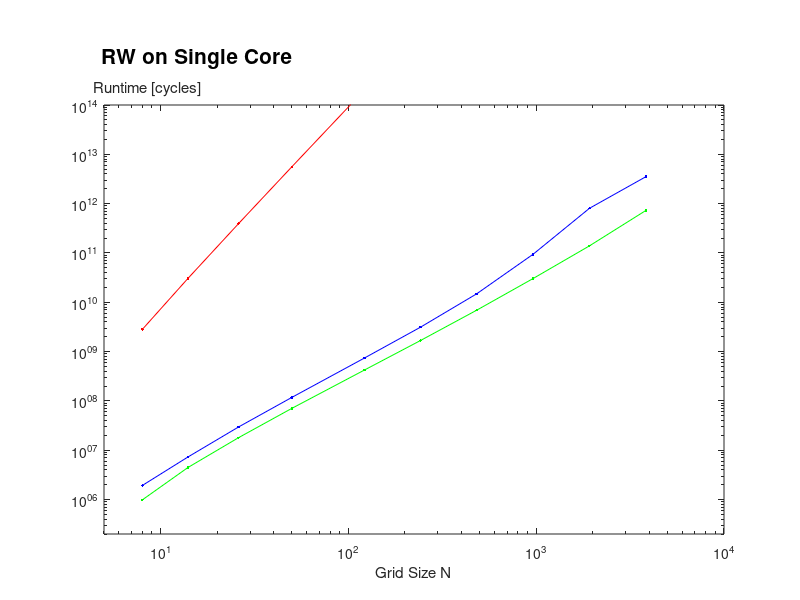

The MATLAB source for this figure:
clear;
top = 10^14;
bottom = 2*10^5;
right = 10^4;
left = 5*10^0;

N = [8 14 26 50 122 242 482 962 1922 3842];

cycles_AVX    = [984673 4466187 17933604 70529758 [number redacted] ...
                 [number redacted] [number redacted] [number redacted] [number redacted] [number redacted]];
cycles_scalar = [1928770 7297062 29534200 [number redacted] [number redacted] ...
                 [number redacted] [number redacted] [number redacted] [number redacted] [number redacted]];
cycles_serial = [[number redacted] [number redacted] [number redacted] [number redacted] ...
                 [number redacted]];

loglog(N,cycles_AVX,'-g.');
             
hold on;

loglog(N,cycles_scalar,'-b.');
loglog(N(1:length(cycles_serial)),cycles_serial,'-r.');

xlim([left right]);
ylim([bottom top]);

% line([1 12],[1 1],'Color',[0.0 0.0 0.0]);
% line([12 12],[1 0],'Color',[0.0 0.0 0.0]);

hold off;

% legh = legend([h3 h2 h1],'AVX + ILP','AVX',...
%                   'Scalar','Location','SouthEast');
% vertOffset = (top - bottom)*0.02;
% set(legh,'Position',get(legh,'Position') + [0 vertOffset 0 0]);

xlabel('Grid Size N');
ylabel('Runtime [cycles]');
set(get(gca,'YLabel'),'Rotation',0);
ylabh = get(gca,'YLabel');
vertOffset = (top - bottom)*1.5;
horzOffset = (right - left)*0.00056;
set(ylabh,'Position',get(ylabh,'Position') + [horzOffset vertOffset 0]);

set(gca,'Position',get(gca,'Position') - [0 0 0 0.1]);
h = title('RW on Single Core','FontSize', 15);
vertOffset = (top - bottom)*3.5;
horzOffset = (right - left)*-0.0208;
set(h,'Position',get(h,'Position') + [horzOffset vertOffset 0]);

set(gcf,'color','w');